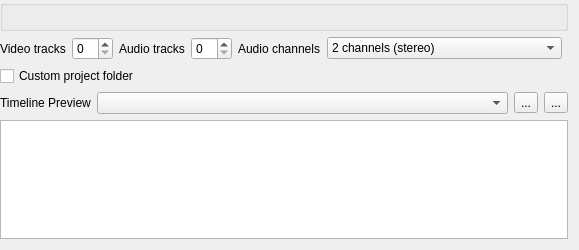
<?xml version="1.0" encoding="UTF-8"?>
<ui version="4.0">
 <class>ConfigProject_UI</class>
 <widget class="QWidget" name="ConfigProject_UI">
  <property name="geometry">
   <rect>
    <x>0</x>
    <y>0</y>
    <width>579</width>
    <height>250</height>
   </rect>
  </property>
  <layout class="QGridLayout" name="gridLayout_2">
   <property name="leftMargin">
    <number>0</number>
   </property>
   <property name="topMargin">
    <number>0</number>
   </property>
   <item row="0" column="0" colspan="7">
    <widget class="QGroupBox" name="profile_box">
     <property name="flat">
      <bool>true</bool>
     </property>
    </widget>
   </item>
   <item row="1" column="3">
    <widget class="QSpinBox" name="kcfg_audiotracks"/>
   </item>
   <item row="1" column="1">
    <widget class="QSpinBox" name="kcfg_videotracks"/>
   </item>
   <item row="5" column="0" colspan="7">
    <widget class="QPlainTextEdit" name="previewparams">
     <property name="sizePolicy">
      <sizepolicy hsizetype="Expanding" vsizetype="Maximum">
       <horstretch>0</horstretch>
       <verstretch>0</verstretch>
      </sizepolicy>
     </property>
     <property name="readOnly">
      <bool>true</bool>
     </property>
    </widget>
   </item>
   <item row="1" column="2">
    <widget class="QLabel" name="label_7">
     <property name="text">
      <string>Audio tracks</string>
     </property>
    </widget>
   </item>
   <item row="3" column="0" colspan="7">
    <layout class="QHBoxLayout" name="horizontalLayout_2">
     <item>
      <widget class="QCheckBox" name="kcfg_customprojectfolder">
       <property name="text">
        <string>Custom project folder</string>
       </property>
      </widget>
     </item>
     <item>
      <widget class="KUrlRequester" name="projecturl" native="true">
       <property name="enabled">
        <bool>false</bool>
       </property>
      </widget>
     </item>
    </layout>
   </item>
   <item row="4" column="0" colspan="7">
    <layout class="QHBoxLayout" name="horizontalLayout">
     <item>
      <widget class="QLabel" name="label_25">
       <property name="sizePolicy">
        <sizepolicy hsizetype="Maximum" vsizetype="Preferred">
         <horstretch>0</horstretch>
         <verstretch>0</verstretch>
        </sizepolicy>
       </property>
       <property name="text">
        <string>Timeline Preview</string>
       </property>
      </widget>
     </item>
     <item>
      <widget class="QComboBox" name="kcfg_preview_profile">
       <property name="sizePolicy">
        <sizepolicy hsizetype="MinimumExpanding" vsizetype="Fixed">
         <horstretch>0</horstretch>
         <verstretch>0</verstretch>
        </sizepolicy>
       </property>
      </widget>
     </item>
     <item>
      <widget class="QToolButton" name="preview_showprofileinfo">
       <property name="text">
        <string>...</string>
       </property>
       <property name="checkable">
        <bool>true</bool>
       </property>
      </widget>
     </item>
     <item>
      <widget class="QToolButton" name="preview_manageprofile">
       <property name="text">
        <string>...</string>
       </property>
      </widget>
     </item>
    </layout>
   </item>
   <item row="1" column="0">
    <widget class="QLabel" name="label_6">
     <property name="text">
      <string>Video tracks</string>
     </property>
    </widget>
   </item>
   <item row="6" column="0">
    <spacer name="verticalSpacer">
     <property name="orientation">
      <enum>Qt::Vertical</enum>
     </property>
     <property name="sizeHint" stdset="0">
      <size>
       <width>20</width>
       <height>40</height>
      </size>
     </property>
    </spacer>
   </item>
   <item row="1" column="4">
    <widget class="QLabel" name="label">
     <property name="text">
      <string>Audio channels</string>
     </property>
    </widget>
   </item>
   <item row="1" column="5">
    <widget class="QComboBox" name="kcfg_audio_channels">
     <property name="sizePolicy">
      <sizepolicy hsizetype="MinimumExpanding" vsizetype="Fixed">
       <horstretch>0</horstretch>
       <verstretch>0</verstretch>
      </sizepolicy>
     </property>
     <item>
      <property name="text">
       <string>2 channels (stereo)</string>
      </property>
     </item>
     <item>
      <property name="text">
       <string>4 channels</string>
      </property>
     </item>
     <item>
      <property name="text">
       <string>6 channels</string>
      </property>
     </item>
    </widget>
   </item>
  </layout>
 </widget>
 <customwidgets>
  <customwidget>
   <class>KUrlRequester</class>
   <extends>QWidget</extends>
   <header>kurlrequester.h</header>
   <container>1</container>
  </customwidget>
 </customwidgets>
 <resources/>
 <connections>
  <connection>
   <sender>kcfg_customprojectfolder</sender>
   <signal>toggled(bool)</signal>
   <receiver>projecturl</receiver>
   <slot>setEnabled(bool)</slot>
   <hints>
    <hint type="sourcelabel">
     <x>112</x>
     <y>98</y>
    </hint>
    <hint type="destinationlabel">
     <x>363</x>
     <y>98</y>
    </hint>
   </hints>
  </connection>
 </connections>
</ui>
